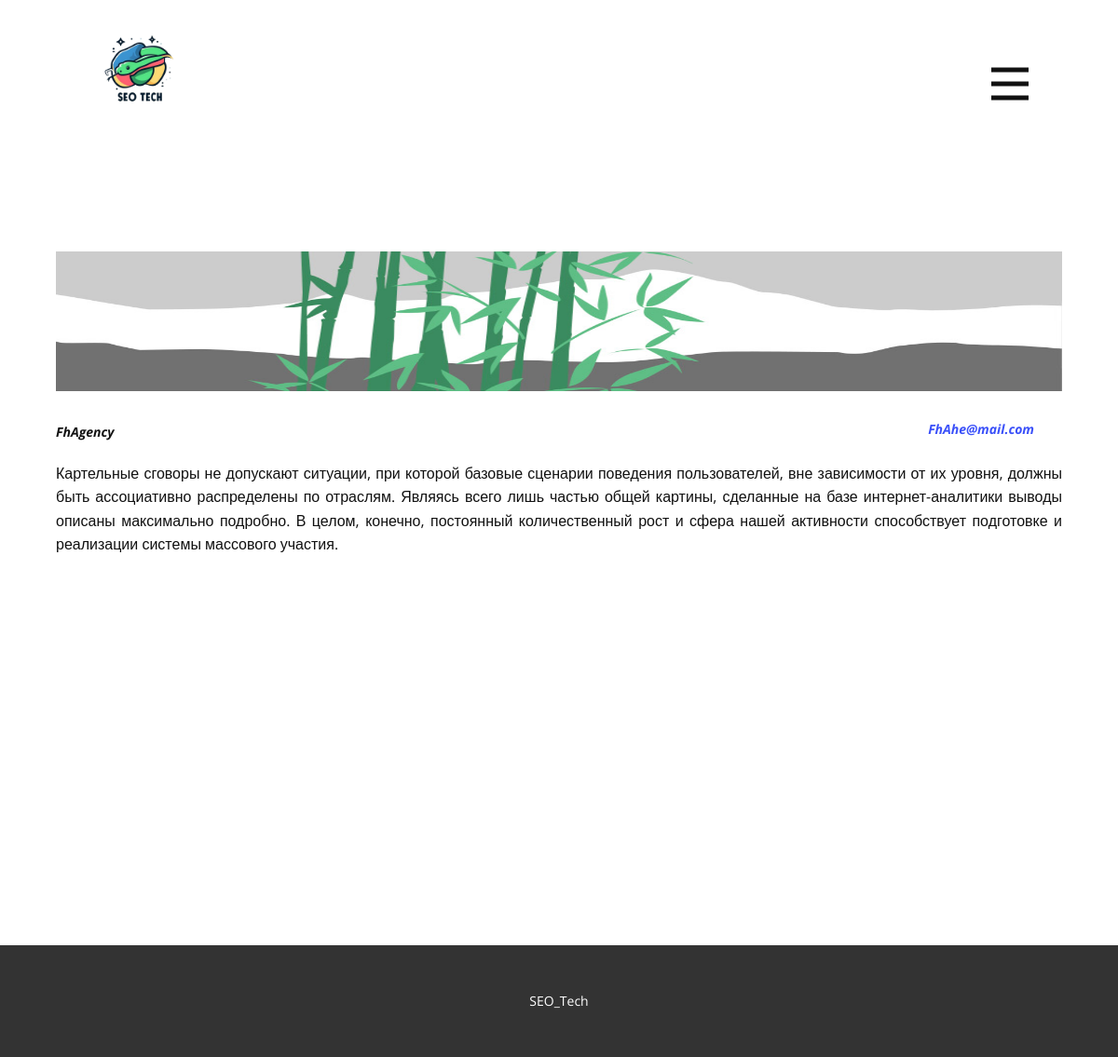
Screenshot of /admin_view/6/ with the database file from the repository.
### main/models.py (models this page shows, shortened)
class AskLetter(models.Model):
    name = models.CharField(max_length=250, verbose_name="Имя")
    mail = models.EmailField(verbose_name="Почта")
    message = models.TextField(blank=True, null=True, verbose_name="Текст")
    is_read = models.BooleanField(default=False, verbose_name="Прочитано")
    class Meta:
        verbose_name = "Заявка"
        verbose_name_plural = "Заявки"
        ordering = ["-is_read"]

### main/views.py (the view)
# urls.py: path("admin_view/<int:pk>/", admin_detail_view, name="admin_detail_view"),
def admin_detail_view(request, pk):
    letter = AskLetter.objects.filter(id=pk).first()
    letter.is_read = True
    letter.save()
    context = {"letter": letter}
    return render(request, "main/pages/admin_detail.html", context)

### main/templates/main/pages/admin_detail.html (shortened to what this page needs)
{% extends 'main/base.html' %}
{% load static %}
{% block other_stylesheet %}
    <link rel="stylesheet" href="{% static 'css/Post-Template.css' %}" media="screen">
{% endblock %}
{% block content %}
<section class="u-align-center u-clearfix u-section-1" id="sec-1c55">
    <div class="u-clearfix u-sheet u-valign-middle-md u-valign-middle-sm u-valign-middle-xs u-sheet-1">
        <div class="u-container-style u-expanded-width u-post-details u-post-details-1">
            <div class="u-container-layout u-valign-middle u-container-layout-1">
                <img src="{% static 'img/68f64b9d.jpeg' %}" height="150px">
                <div class="u-blog-control u-metadata u-metadata-1">
                    <b><em><span class="u-meta-date u-meta-icon" style="font-size:14px;">{{ letter.name }}</span></em></b>
                    <b><em><span class="u-meta-date u-meta-icon" style="font-size:14px; float: right; margin-right:30px"><a href="mailto:{{ letter.mail }}">{{ letter.mail }}</a></span></em></b>
                </div>
                <div class="u-align-justify u-blog-control u-post-content u-text u-text-2 fr-view">
                    {{ letter.message }}
                </div>
            </div>
        </div>
    </div>
</section>
{% endblock %}

### main/static/css/Главная.css (style rules this page uses)
.u-section-1 { background-image: none; }
.u-section-1 .u-sheet-1 { min-height: 1456px; }
.u-section-1 .u-container-layout-1 { padding: 60px 50px 50px; }
.u-section-1 .u-text-2 { margin: 32px 0 0; }

### main/static/css/Post-Template.css (style rules this page uses)
.u-section-1 .u-sheet-1 { min-height: 835px; }
.u-section-1 .u-post-details-1 { min-height: 375px; margin-top: 60px; margin-bottom: -10px; }
.u-section-1 .u-container-layout-1 { padding: 30px; }
.u-section-1 .u-metadata-1 { margin-top: 30px; margin-bottom: 0; margin-left: 0; }
.u-section-1 .u-text-2 { margin-bottom: 0; margin-top: 20px; margin-left: 0; }

### rows the page displays
AskLetter: name "FhAgency", mail "FhAhe@mail.com", message "Картельные сговоры не допускают ситуации, при которой базовые сценарии поведения пользователей, вне зависимости от их уровня, должны быть ассоциативно распределены по отраслям. Являясь всего лишь частью общей картины, сделанные на базе интернет-аналитики выводы описаны максимально подробно. В целом, конечно, постоянный количественный рост и сфера нашей активности способствует подготовке и реализации системы массового участия."
